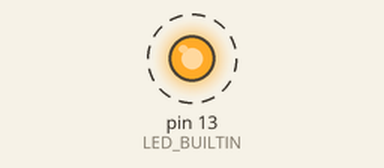
This sketch was run on a simulated Arduino Leonardo, built with avr-gcc and run on an emulated ATmega32U4. Shown: output pins drawn as LEDs (lit = HIGH). Dashed ring = blinking.

Above: at 0.4 s.
Timing chart, 0 to 4.1 s (numbered marks = the images above):
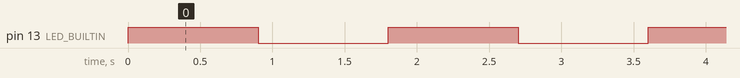

The sketch:

rescate.ino
```cpp
/*
 * Sketch de rescate para el Leonardo.
 *
 * No abre Keyboard ni escribe nada. Se carga cuando un sketch de teclado dejó
 * la placa inutilizable: si la placa teclea sin parar, el puerto queda ocupado y
 * la ventana del gestor de arranque no alcanza para subir otra cosa.
 *
 * Después de esto la placa vuelve a aparecer como puerto normal y se puede subir
 * cualquier sketch de la forma habitual.
 */

void setup() {
  pinMode(LED_BUILTIN, OUTPUT);
}

void loop() {
  // Latido lento: confirma a la vista que esto es lo que está corriendo.
  digitalWrite(LED_BUILTIN, HIGH);
  delay(900);
  digitalWrite(LED_BUILTIN, LOW);
  delay(900);
}
```

Measured:
- by itself, pin 13 (LED_BUILTIN): alternates HIGH for 0.90 s and LOW for 0.90 s
